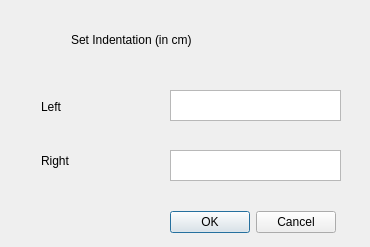
<?xml version="1.0" encoding="UTF-8"?>
<ui version="4.0">
 <class>indentOptions</class>
 <widget class="QDialog" name="indentOptions">
  <property name="geometry">
   <rect>
    <x>0</x>
    <y>0</y>
    <width>370</width>
    <height>247</height>
   </rect>
  </property>
  <property name="windowTitle">
   <string>Dialog</string>
  </property>
  <widget class="QLabel" name="label_2">
   <property name="geometry">
    <rect>
     <x>71</x>
     <y>19</y>
     <width>221</width>
     <height>41</height>
    </rect>
   </property>
   <property name="styleSheet">
    <string notr="true">font: 700 14pt &quot;Ubuntu&quot;;</string>
   </property>
   <property name="text">
    <string>Set Indentation (in cm)</string>
   </property>
  </widget>
  <widget class="QLabel" name="label">
   <property name="geometry">
    <rect>
     <x>41</x>
     <y>99</y>
     <width>51</width>
     <height>16</height>
    </rect>
   </property>
   <property name="styleSheet">
    <string notr="true">font: 15pt &quot;Ubuntu&quot;;</string>
   </property>
   <property name="text">
    <string>Left</string>
   </property>
  </widget>
  <widget class="QTextEdit" name="textEdit_right">
   <property name="geometry">
    <rect>
     <x>170</x>
     <y>150</y>
     <width>171</width>
     <height>31</height>
    </rect>
   </property>
  </widget>
  <widget class="QLabel" name="label_3">
   <property name="geometry">
    <rect>
     <x>41</x>
     <y>149</y>
     <width>52</width>
     <height>24</height>
    </rect>
   </property>
   <property name="styleSheet">
    <string notr="true">font: 15pt &quot;Ubuntu&quot;;</string>
   </property>
   <property name="text">
    <string>Right</string>
   </property>
  </widget>
  <widget class="QTextEdit" name="textEdit_left">
   <property name="geometry">
    <rect>
     <x>170</x>
     <y>90</y>
     <width>171</width>
     <height>31</height>
    </rect>
   </property>
  </widget>
  <widget class="QDialogButtonBox" name="buttonBox">
   <property name="geometry">
    <rect>
     <x>170</x>
     <y>210</y>
     <width>166</width>
     <height>25</height>
    </rect>
   </property>
   <property name="standardButtons">
    <set>QDialogButtonBox::Cancel|QDialogButtonBox::Ok</set>
   </property>
  </widget>
 </widget>
 <resources/>
 <connections/>
</ui>
